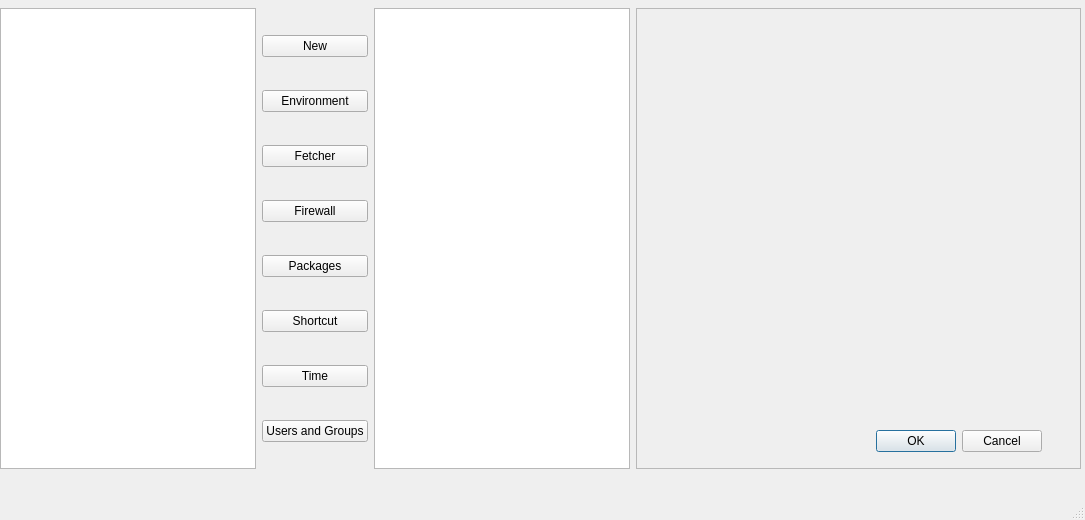
<?xml version="1.0" encoding="UTF-8"?>
<ui version="4.0">
 <class>MainWindow</class>
 <widget class="QMainWindow" name="MainWindow">
  <property name="geometry">
   <rect>
    <x>0</x>
    <y>0</y>
    <width>1085</width>
    <height>520</height>
   </rect>
  </property>
  <property name="windowTitle">
   <string>Machination GUI</string>
  </property>
  <widget class="QWidget" name="centralwidget">
   <widget class="QWidget" name="horizontalLayoutWidget">
    <property name="geometry">
     <rect>
      <x>0</x>
      <y>8</y>
      <width>1081</width>
      <height>461</height>
     </rect>
    </property>
    <layout class="QHBoxLayout" name="horizontalLayout">
     <item>
      <widget class="QTreeView" name="treeView">
       <property name="sizePolicy">
        <sizepolicy hsizetype="Fixed" vsizetype="Expanding">
         <horstretch>0</horstretch>
         <verstretch>0</verstretch>
        </sizepolicy>
       </property>
      </widget>
     </item>
     <item>
      <layout class="QVBoxLayout" name="vbox">
       <property name="sizeConstraint">
        <enum>QLayout::SetDefaultConstraint</enum>
       </property>
       <item>
        <widget class="QPushButton" name="b_new">
         <property name="text">
          <string>New</string>
         </property>
         <property name="checkable">
          <bool>true</bool>
         </property>
        </widget>
       </item>
       <item>
        <widget class="QPushButton" name="b_environment">
         <property name="text">
          <string>Environment</string>
         </property>
         <property name="checkable">
          <bool>true</bool>
         </property>
        </widget>
       </item>
       <item>
        <widget class="QPushButton" name="b_fetcher">
         <property name="text">
          <string>Fetcher</string>
         </property>
         <property name="checkable">
          <bool>true</bool>
         </property>
        </widget>
       </item>
       <item>
        <widget class="QPushButton" name="b_firewall">
         <property name="text">
          <string>Firewall</string>
         </property>
         <property name="checkable">
          <bool>true</bool>
         </property>
        </widget>
       </item>
       <item>
        <widget class="QPushButton" name="b_packageman">
         <property name="text">
          <string>Packages</string>
         </property>
         <property name="checkable">
          <bool>true</bool>
         </property>
        </widget>
       </item>
       <item>
        <widget class="QPushButton" name="b_shortcut">
         <property name="text">
          <string>Shortcut</string>
         </property>
         <property name="checkable">
          <bool>true</bool>
         </property>
        </widget>
       </item>
       <item>
        <widget class="QPushButton" name="b_time">
         <property name="text">
          <string>Time</string>
         </property>
         <property name="checkable">
          <bool>true</bool>
         </property>
        </widget>
       </item>
       <item>
        <widget class="QPushButton" name="b_usergroup">
         <property name="text">
          <string>Users and Groups</string>
         </property>
         <property name="checkable">
          <bool>true</bool>
         </property>
        </widget>
       </item>
      </layout>
     </item>
     <item>
      <widget class="QListView" name="wk_list">
       <property name="sizePolicy">
        <sizepolicy hsizetype="Fixed" vsizetype="Expanding">
         <horstretch>0</horstretch>
         <verstretch>0</verstretch>
        </sizepolicy>
       </property>
      </widget>
     </item>
     <item>
      <widget class="QFrame" name="c_frame">
       <property name="sizePolicy">
        <sizepolicy hsizetype="Expanding" vsizetype="Expanding">
         <horstretch>0</horstretch>
         <verstretch>0</verstretch>
        </sizepolicy>
       </property>
       <property name="frameShape">
        <enum>QFrame::StyledPanel</enum>
       </property>
       <property name="frameShadow">
        <enum>QFrame::Sunken</enum>
       </property>
       <widget class="QDialogButtonBox" name="wkr_buttons">
        <property name="geometry">
         <rect>
          <x>230</x>
          <y>420</y>
          <width>176</width>
          <height>27</height>
         </rect>
        </property>
        <property name="standardButtons">
         <set>QDialogButtonBox::Cancel|QDialogButtonBox::Ok</set>
        </property>
       </widget>
      </widget>
     </item>
    </layout>
   </widget>
  </widget>
  <widget class="QMenuBar" name="menubar">
   <property name="geometry">
    <rect>
     <x>0</x>
     <y>0</y>
     <width>1085</width>
     <height>29</height>
    </rect>
   </property>
  </widget>
  <widget class="QStatusBar" name="statusbar"/>
 </widget>
 <resources/>
 <connections/>
</ui>
